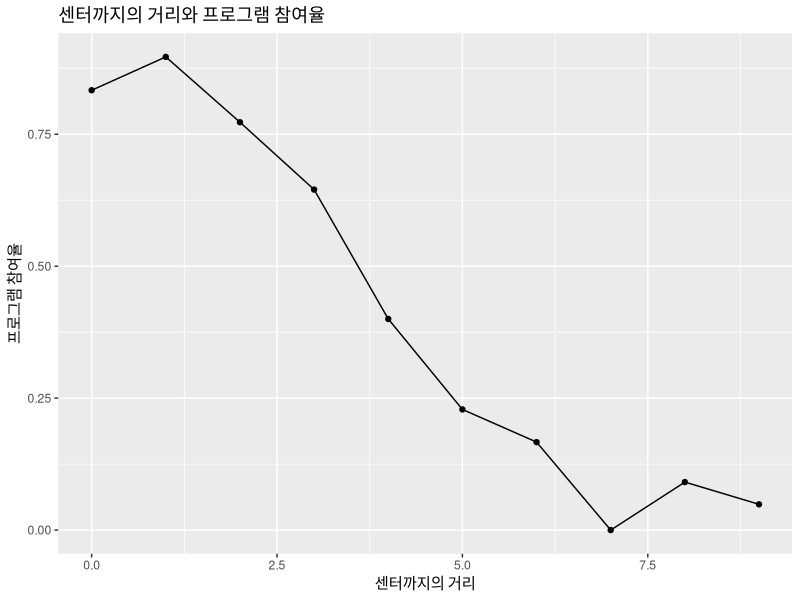

This figure's R source:
## ---- chunk 1
knitr::opts_chunk$set(
  echo = TRUE,
  warning = FALSE,
  message = FALSE
)
## ---- chunk 2
library(tidyverse)

set.seed(123)

n_users <- 300

sim_data <- tibble(
  # 개인의 취업 의욕
  # 실제 연구에서는 관찰하기 어려울 수 있는 개인의 특성
  motivation = rnorm(
    n_users,
    mean = 0,
    sd = 1
  ),

  # 취업 지원 프로그램 참여 여부
  # 의욕이 높은 사람일수록 참여할 확률이 높다고 가정
  training = if_else(
    motivation + rnorm(n_users) > 0,
    1,
    0
  ),

  # 취업 여부
  # 프로그램 참여와 개인의 취업 의욕이 모두 영향을 준다고 가정
  employed = if_else(
    0.5 * training +
      1.0 * motivation +
      rnorm(n_users) > 0,
    1,
    0
  )
)

sim_data %>%
  group_by(training) %>%
  summarise(
    employment_rate = mean(employed),
    .groups = "drop"
  )
## ---- chunk 3
set.seed(456)

n_users <- 300

iv_data <- tibble(

  # 개인의 숨겨진 취업 의욕
  motivation = rnorm(
    n_users,
    mean = 0,
    sd = 1
  ),

  # 취업 지원센터까지의 거리
  # 숫자가 작을수록 센터가 가까움
  distance = runif(
    n_users,
    min = 0,
    max = 10
  ),

  # 취업 지원 프로그램 참여 여부
  # 센터가 가까울수록 참여할 가능성이 높고,
  # 취업 의욕이 높을수록 참여할 가능성도 높다고 가정
  training = if_else(
    2 -
      0.5 * distance +
      0.8 * motivation +
      rnorm(n_users) > 0,
    1,
    0
  ),

  # 취업 여부
  # 실제 프로그램 효과는 가상으로 0.5라고 설정
  employed = if_else(
    0.5 * training +
      1.0 * motivation +
      rnorm(n_users) > 0,
    1,
    0
  )
)

head(iv_data)
## ---- chunk 4
naive_model <- lm(
  employed ~ training,
  data = iv_data
)

summary(naive_model)
## ---- chunk 5
coef(naive_model)["training"]
## ---- chunk 6
# 처음 사용하는 경우 한 번만 설치하세요.
# install.packages("AER")

library(AER)
## ---- chunk 7
# ivreg(
#   결과변수 ~ 정책변수 | 도구변수,
#   data = 데이터
# )
## ---- chunk 8
iv_model <- ivreg(
  employed ~ training |
    distance,
  data = iv_data
)

summary(iv_model)
## ---- chunk 9
naive_effect <- coef(naive_model)["training"]

iv_effect <- coef(iv_model)["training"]

tibble(
  method = c(
    "단순 회귀분석",
    "도구변수(IV)"
  ),
  estimated_effect = c(
    naive_effect,
    iv_effect
  )
)
## ---- chunk 10
first_stage_data <- iv_data %>%
  group_by(
    distance_group = floor(distance)
  ) %>%
  summarise(
    training_rate = mean(training),
    .groups = "drop"
  )
## ---- chunk 11
ggplot(
  first_stage_data,
  aes(
    x = distance_group,
    y = training_rate
  )
) +
  geom_point() +
  geom_line() +
  labs(
    title = "센터까지의 거리와 프로그램 참여율",
    x = "센터까지의 거리",
    y = "프로그램 참여율"
  )
## ---- chunk 12
first_stage <- lm(
  training ~ distance,
  data = iv_data
)

summary(first_stage)
## ---- chunk 13
first_stage <- lm(
  training ~ distance,
  data = iv_data
)

summary(first_stage)
## ---- chunk 14
# 여기에 직접 IV 분석 코드를 작성하세요.
## ---- chunk 15
# ivreg(
#   결과변수 ~ 정책변수 | 도구변수,
#   data = 데이터
# )
